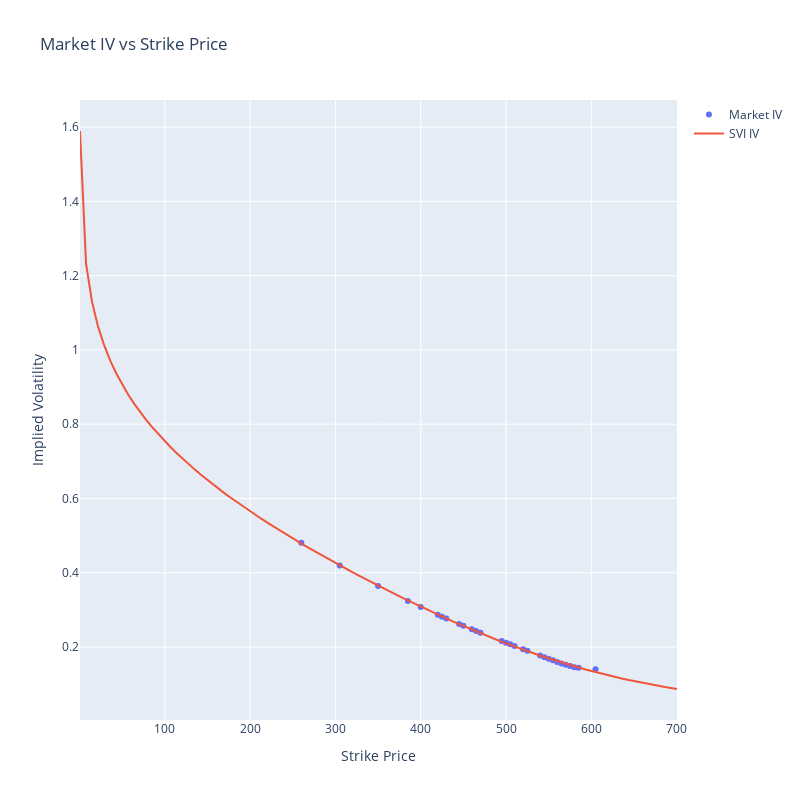

The notebook cell saved with this chart:
### Code cell
range_ = np.linspace(0.5, 700.5, 100)
new_vols = (TotalVarSVIJW(S0, range_, T[0], *new_params)/T[0])**0.5
new_vols

import plotly.graph_objects as go
fig = go.Figure()

fig.add_trace(go.Scatter(x=K, y=IV_, mode='markers', name='Market IV'))
fig.add_trace(go.Scatter(x=range_, y=new_vols, mode='lines', name='SVI IV')) 
fig.update_layout(title='Market IV vs Strike Price', xaxis_title='Strike Price', yaxis_title='Implied Volatility', height = 800, width = 800)
fig.show()
